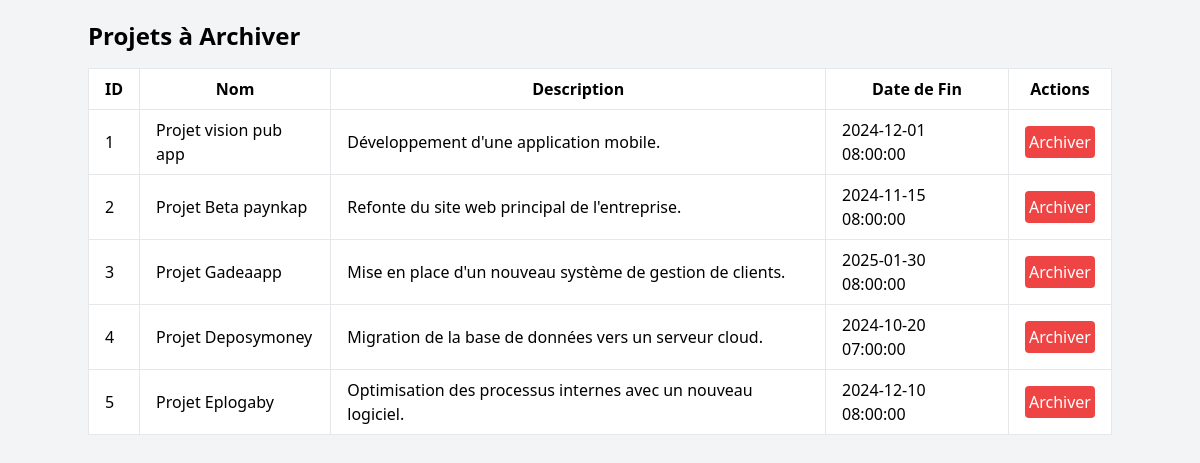
Page /admin/archive_projects.php (signed in) on the committed database.
### tables this page shows
CREATE TABLE `projects` (
  `id` int(11) NOT NULL,
  `nom` varchar(255) NOT NULL,
  `description` text DEFAULT NULL,
  `date_fin` timestamp NOT NULL DEFAULT current_timestamp() ON UPDATE current_timestamp()
);

### admin/archive_projects.php (the view, shortened to what this page needs)
<?php
include '../includes/db.php';
$stmt = $pdo->query("SELECT * FROM projects");
$projects = $stmt->fetchAll(PDO::FETCH_ASSOC);
?>
<!DOCTYPE html>
<html lang="fr">
<head>
    <script src="https://cdn.tailwindcss.com"></script>
</head>
<body class="bg-gray-100 p-5">
    <div class="container mx-auto">
        <h1 class="text-2xl font-bold mb-4">Projets à Archiver</h1>
        <table class="min-w-full bg-white border border-gray-300">
            <thead>
                <tr>
                    <th class="border px-4 py-2">ID</th>
                    <th class="border px-4 py-2">Nom</th>
                    <th class="border px-4 py-2">Description</th>
                    <th class="border px-4 py-2">Date de Fin</th>
                    <th class="border px-4 py-2">Actions</th>
                </tr>
            </thead>
            <tbody>
                <?php foreach ($projects as $project): ?>
                    <tr>
                        <td class="border px-4 py-2"><?= htmlspecialchars($project['id']) ?></td>
                        <td class="border px-4 py-2"><?= htmlspecialchars($project['nom']) ?></td>
                        <td class="border px-4 py-2"><?= htmlspecialchars($project['description']) ?></td>
                        <td class="border px-4 py-2"><?= htmlspecialchars($project['date_fin']) ?></td>
                        <td class="border px-4 py-2">
                            <form action="" method="POST" class="inline">
                                <button type="submit" class="bg-red-500 text-white p-1 rounded hover:bg-red-600">Archiver</button>
                            </form>
                        </td>
                    </tr>
                <?php endforeach; ?>
            </tbody>
        </table>
    </div>
</body>
</html>

### rows in the picture
projects: id "1", nom "Projet vision pub app", description "Développement d'une application mobile.", date_fin "2024-12-01 08:00:00"
projects: id "2", nom "Projet Beta paynkap", description "Refonte du site web principal de l'entreprise.", date_fin "2024-11-15 08:00:00"
projects: id "3", nom "Projet Gadeaapp", description "Mise en place d'un nouveau système de gestion de clients.", date_fin "2025-01-30 08:00:00"
projects: id "4", nom "Projet Deposymoney", description "Migration de la base de données vers un serveur cloud.", date_fin "2024-10-20 07:00:00"
projects: id "5", nom "Projet Eplogaby", description "Optimisation des processus internes avec un nouveau logiciel.", date_fin "2024-12-10 08:00:00"
